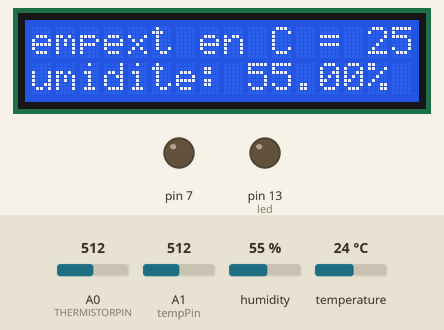
Simulated run of this sketch. Board: Arduino Uno, built with avr-gcc and run on an emulated ATmega328P. On the bench: 16×2 character LCD, output pins drawn as LEDs (lit = HIGH). Wiring (inferred from the names in the program): DHT11 sensor: data pin 8. The test bench sets the inputs (shaded band); at power-on: temperature 24 °C, A0 (THERMISTORPIN) = 512, humidity 55 %, A1 (tempPin) = 512. Pins used as bus, display or sensor lines are not drawn; what the sketch prints to the serial monitor is not drawn.

Above: at 3.3 s.
3.4 s: temperature set to 23.3 °C
At 15.31 s:
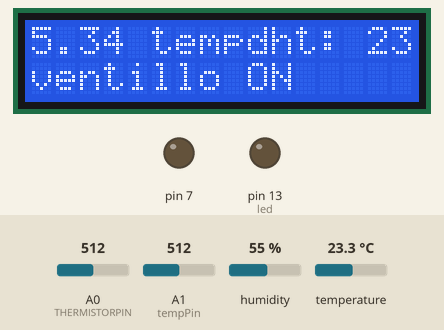
16.7 s: temperature set to 22.4 °C
At 21.86 s:
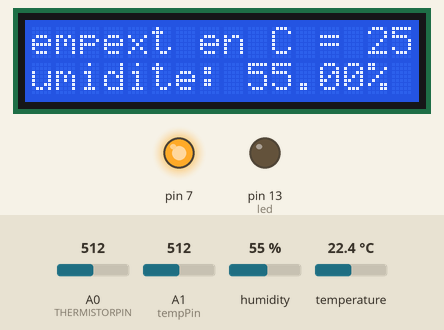
23.4 s: A0 (THERMISTORPIN) set to 716
At 28.0 s:
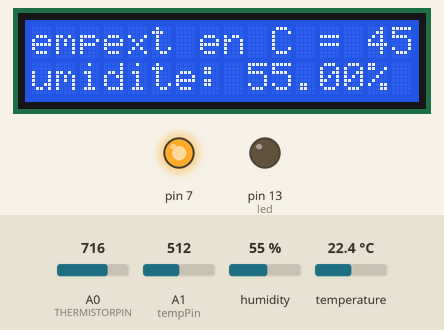
29.4 s: humidity set to 22 %
At 34.15 s:
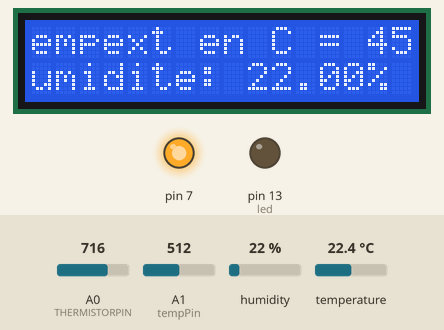
35.5 s: A0 (THERMISTORPIN) set to 992
At 40.3 s:
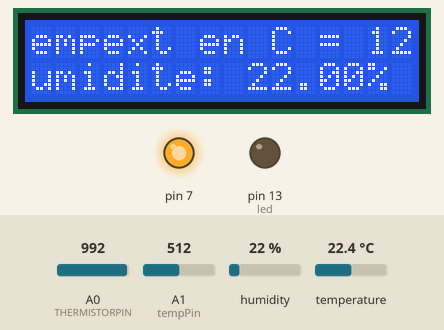
41.6 s: A0 (THERMISTORPIN) set to 306
At 46.45 s:
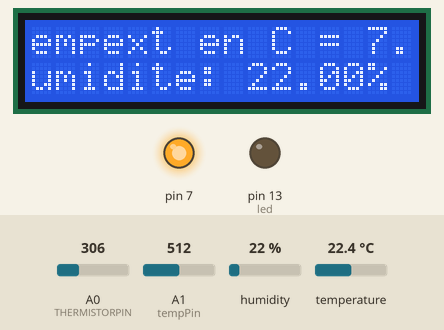
Timing chart, 0 to 48.0 s (numbered marks = the images above; inputs shaded):
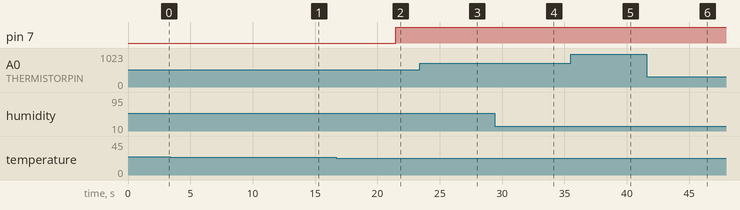

The sketch:

STATION.ino
```cpp
# include <math.h>
# include <LiquidCrystal.h>
#include <EEPROM.h>
#include "DHT.h"
#define SERIESRESISTOR 10000
#define THERMISTORPIN A0
#define DHTPIN 8     //pour connecté les pins digitales de la dht
LiquidCrystal lcd(12, 11, 5, 4, 3, 2);
#define DHTTYPE DHT11   // DHT 11


DHT dht(DHTPIN, DHTTYPE);

int led = 13; // LED connectée à la broche numérique 13
int resetPin = 1;
int led1 = 1;
int tempMin = 22;
int tempMax = 25;
int tempPin = A1;
int ventillo = 7;

double Thermistance( int val){ // formule de SteinhartHart

 double tempExt;
 tempExt = log(10000.0*((1024.0/val-1)));
 tempExt = 1 / (0.001113 + (0.000237 + (0.00000006957 * tempExt * tempExt ))* tempExt );
 tempExt = tempExt - 273.15;
 return tempExt;

}


void setup() {
  // s'execute une fois lorsque l'on appuie sur le reset  pinMode(ventillo, OUTPUT);  // initialise la broche numérique en sortie
  pinMode(led1,OUTPUT);
  pinMode(tempPin, INPUT); // en entré
  lcd.begin(16,2);
  dht.begin();
  digitalWrite(resetPin,HIGH);//(allume
  delay(200);
  pinMode(led,OUTPUT);
  pinMode(resetPin,OUTPUT);
  Serial.begin(9600);
  Serial.println("reset");
  delay(200);

}


void loop() {

float Valrecup;
 int nbr;
  double temp;
  int vaLum = analogRead(A1); // Mesure la tension sur la broche A1 pour la photoresistance.
 /* double max = -300.0; cette partie en commentaire est destinée à recupérer les température minimale et maximale après un reset.
  double min = 300.0;
  double maxEx= -300;
  double minEx= 300;*/
 /* Serial.println(EEPROM.read(0));
    Serial.println(EEPROM.read(10));*/
  //   lcd.clear();
   /*   Serial.println(EEPROM.read(20));
    Serial.println(EEPROM.read(30));
    delay(5000);
*/
  // temps d'attente entre deux mesures
  delay(2000);

//lecture de l' humidité
  float h = dht.readHumidity();
  //lecture de la temperature en celsuis
 float t = dht.readTemperature();
  /*if (t>max){ // récuperation des min et max pour l'intérieur
    max=t;
    EEPROM.write(0,max);

  }
  if(t<min){
    min=t;
     EEPROM.write(10,min);

  }*/

  Valrecup = analogRead(THERMISTORPIN);
  Serial.print("valeur analogique ");
  Serial.print(Valrecup);
  nbr=analogRead(0);
  temp=Thermistance(nbr);
  /*if (temp>maxEx){ // min et max pour la température de l'extérieur
    maxEx=temp;
    EEPROM.write(20,maxEx);

  }
  if(temp<minEx){
    minEx=temp;
     EEPROM.write(30,minEx);

  }

    */
  if(t>tempMin && t<tempMax)
  { // actionnement du ventillo entre 22 et 25 °
     digitalWrite(7, LOW);
     analogWrite(7,51);
     lcd.print("ventillo ON   ");
     delay(100);
  }
  else
  {
     digitalWrite(7, HIGH);
  }


 lcd.begin(16,2);

 delay(200);

 //defilement lcd;
  for (int positionlcd = 0; positionlcd < 16; positionlcd++) {
    // deflie vers la gauche
     lcd.setCursor(0,0);
     lcd.print("Tempext en C = ");
     lcd.print(temp);
     //lcd.print(" C");
     lcd.print(" tempdht: " );
     lcd.print(t);
     lcd.setCursor(0,1);
     lcd.print("humidite: " );
     lcd.print(h);
     lcd.print("%");
     lcd.scrollDisplayLeft();

    delay(200);
  }


  Serial.print("  Humidité: ");
  Serial.print(h);
  Serial.print(" %\t");
  Serial.print("Temperature: ");
  Serial.print(t);
  Serial.print(" *C ");
  Serial.print("TemperatureEXT: ");
  Serial.print(temp);
  Serial.print(" C");

/* digitalWrite(led,HIGH); permet d'actionner le reset
 Serial.println("on");
 delay(1000);
 digitalWrite(led,LOW);
 Serial.println("off");
 delay(1000);
 Serial.println("resetting");*/
  // Envoi la mesure au PC pour affichage et attends 250ms

  Serial.print(" Luminosité ambiante: ");
 Serial.println(vaLum);
 delay(250);


}
```

DHT.cpp
```cpp
// (licence header left out)
#include "DHT.h"

#define MIN_INTERVAL 2000

DHT::DHT(uint8_t pin, uint8_t type, uint8_t count) {
  _pin = pin;
  _type = type;
  #ifdef __AVR
    _bit = digitalPinToBitMask(pin);
    _port = digitalPinToPort(pin);
  #endif
  _maxcycles = microsecondsToClockCycles(1000);  // 1 millisecond timeout for
                                                 // reading pulses from DHT sensor.
  // Note that count is now ignored as the DHT reading algorithm adjusts itself
  // basd on the speed of the processor.
}

void DHT::begin(void) {
  // set up the pins!
  pinMode(_pin, INPUT_PULLUP);
  // Using this value makes sure that millis() - lastreadtime will be
  // >= MIN_INTERVAL right away. Note that this assignment wraps around,
  // but so will the subtraction.
  _lastreadtime = -MIN_INTERVAL;
  DEBUG_PRINT("Max clock cycles: "); DEBUG_PRINTLN(_maxcycles, DEC);
}

//boolean S == Scale.  True == Fahrenheit; False == Celcius
float DHT::readTemperature(bool S, bool force) {
  float f = NAN;

  if (read(force)) {
    switch (_type) {
    case DHT11:
      f = data[2];
      if(S) {
        f = convertCtoF(f);
      }
      break;
    case DHT22:
    case DHT21:
      f = data[2] & 0x7F;
      f *= 256;
      f += data[3];
      f *= 0.1;
      if (data[2] & 0x80) {
        f *= -1;
      }
      if(S) {
        f = convertCtoF(f);
      }
      break;
    }
  }
  return f;
}

float DHT::convertCtoF(float c) {
  return c * 1.8 + 32;
}

float DHT::convertFtoC(float f) {
  return (f - 32) * 0.55555;
}

float DHT::readHumidity(bool force) {
  float f = NAN;
  if (read()) {
    switch (_type) {
    case DHT11:
      f = data[0];
      break;
    case DHT22:
    case DHT21:
      f = data[0];
      f *= 256;
      f += data[1];
      f *= 0.1;
      break;
    }
  }
  return f;
}

//boolean isFahrenheit: True == Fahrenheit; False == Celcius
float DHT::computeHeatIndex(float temperature, float percentHumidity, bool isFahrenheit) {
  // Using both Rothfusz and Steadman's equations
  // http://www.wpc.ncep.noaa.gov/html/heatindex_equation.shtml
  float hi;

  if (!isFahrenheit)
    temperature = convertCtoF(temperature);

  hi = 0.5 * (temperature + 61.0 + ((temperature - 68.0) * 1.2) + (percentHumidity * 0.094));

  if (hi > 79) {
    hi = -42.379 +
             2.04901523 * temperature +
            10.14333127 * percentHumidity +
            -0.22475541 * temperature*percentHumidity +
            -0.00683783 * pow(temperature, 2) +
            -0.05481717 * pow(percentHumidity, 2) +
             0.00122874 * pow(temperature, 2) * percentHumidity +
             0.00085282 * temperature*pow(percentHumidity, 2) +
            -0.00000199 * pow(temperature, 2) * pow(percentHumidity, 2);

    if((percentHumidity < 13) && (temperature >= 80.0) && (temperature <= 112.0))
      hi -= ((13.0 - percentHumidity) * 0.25) * sqrt((17.0 - abs(temperature - 95.0)) * 0.05882);

    else if((percentHumidity > 85.0) && (temperature >= 80.0) && (temperature <= 87.0))
      hi += ((percentHumidity - 85.0) * 0.1) * ((87.0 - temperature) * 0.2);
  }

  return isFahrenheit ? hi : convertFtoC(hi);
}

boolean DHT::read(bool force) {
  // Check if sensor was read less than two seconds ago and return early
  // to use last reading.
  uint32_t currenttime = millis();
  if (!force && ((currenttime - _lastreadtime) < 2000)) {
    return _lastresult; // return last correct measurement
  }
  _lastreadtime = currenttime;

  // Reset 40 bits of received data to zero.
  data[0] = data[1] = data[2] = data[3] = data[4] = 0;

  // Send start signal.  See DHT datasheet for full signal diagram:
  //   http://www.adafruit.com/datasheets/Digital%20humidity%20and%20temperature%20sensor%20AM2302.pdf

  // Go into high impedence state to let pull-up raise data line level and
  // start the reading process.
  digitalWrite(_pin, HIGH);
  delay(250);

  // First set data line low for 20 milliseconds.
  pinMode(_pin, OUTPUT);
  digitalWrite(_pin, LOW);
  delay(20);

  uint32_t cycles[80];
  {
    // Turn off interrupts temporarily because the next sections are timing critical
    // and we don't want any interruptions.
    InterruptLock lock;

    // End the start signal by setting data line high for 40 microseconds.
    digitalWrite(_pin, HIGH);
    delayMicroseconds(40);

    // Now start reading the data line to get the value from the DHT sensor.
    pinMode(_pin, INPUT_PULLUP);
    delayMicroseconds(10);  // Delay a bit to let sensor pull data line low.

    // First expect a low signal for ~80 microseconds followed by a high signal
    // for ~80 microseconds again.
    if (expectPulse(LOW) == 0) {
      DEBUG_PRINTLN(F("Timeout waiting for start signal low pulse."));
      _lastresult = false;
      return _lastresult;
    }
    if (expectPulse(HIGH) == 0) {
      DEBUG_PRINTLN(F("Timeout waiting for start signal high pulse."));
      _lastresult = false;
      return _lastresult;
    }

    // Now read the 40 bits sent by the sensor.  Each bit is sent as a 50
    // microsecond low pulse followed by a variable length high pulse.  If the
    // high pulse is ~28 microseconds then it's a 0 and if it's ~70 microseconds
    // then it's a 1.  We measure the cycle count of the initial 50us low pulse
    // and use that to compare to the cycle count of the high pulse to determine
    // if the bit is a 0 (high state cycle count < low state cycle count), or a
    // 1 (high state cycle count > low state cycle count). Note that for speed all
    // the pulses are read into a array and then examined in a later step.
    for (int i=0; i<80; i+=2) {
      cycles[i]   = expectPulse(LOW);
      cycles[i+1] = expectPulse(HIGH);
    }
  } // Timing critical code is now complete.

  // Inspect pulses and determine which ones are 0 (high state cycle count < low
  // state cycle count), or 1 (high state cycle count > low state cycle count).
  for (int i=0; i<40; ++i) {
    uint32_t lowCycles  = cycles[2*i];
    uint32_t highCycles = cycles[2*i+1];
    if ((lowCycles == 0) || (highCycles == 0)) {
      DEBUG_PRINTLN(F("Timeout waiting for pulse."));
      _lastresult = false;
      return _lastresult;
    }
    data[i/8] <<= 1;
    // Now compare the low and high cycle times to see if the bit is a 0 or 1.
    if (highCycles > lowCycles) {
      // High cycles are greater than 50us low cycle count, must be a 1.
      data[i/8] |= 1;
    }
    // Else high cycles are less than (or equal to, a weird case) the 50us low
    // cycle count so this must be a zero.  Nothing needs to be changed in the
    // stored data.
  }

  DEBUG_PRINTLN(F("Received:"));
  DEBUG_PRINT(data[0], HEX); DEBUG_PRINT(F(", "));
  DEBUG_PRINT(data[1], HEX); DEBUG_PRINT(F(", "));
  DEBUG_PRINT(data[2], HEX); DEBUG_PRINT(F(", "));
  DEBUG_PRINT(data[3], HEX); DEBUG_PRINT(F(", "));
  DEBUG_PRINT(data[4], HEX); DEBUG_PRINT(F(" =? "));
  DEBUG_PRINTLN((data[0] + data[1] + data[2] + data[3]) & 0xFF, HEX);

  // Check we read 40 bits and that the checksum matches.
  if (data[4] == ((data[0] + data[1] + data[2] + data[3]) & 0xFF)) {
    _lastresult = true;
    return _lastresult;
  }
  else {
    DEBUG_PRINTLN(F("Checksum failure!"));
    _lastresult = false;
    return _lastresult;
  }
}

// Expect the signal line to be at the specified level for a period of time and
// return a count of loop cycles spent at that level (this cycle count can be
// used to compare the relative time of two pulses).  If more than a millisecond
// ellapses without the level changing then the call fails with a 0 response.
// This is adapted from Arduino's pulseInLong function (which is only available
// in the very latest IDE versions):
//   https://github.com/arduino/Arduino/blob/master/hardware/arduino/avr/cores/arduino/wiring_pulse.c
uint32_t DHT::expectPulse(bool level) {
  uint32_t count = 0;
  // On AVR platforms use direct GPIO port access as it's much faster and better
  // for catching pulses that are 10's of microseconds in length:
  #ifdef __AVR
    uint8_t portState = level ? _bit : 0;
    while ((*portInputRegister(_port) & _bit) == portState) {
      if (count++ >= _maxcycles) {
        return 0; // Exceeded timeout, fail.
      }
    }
  // Otherwise fall back to using digitalRead (this seems to be necessary on ESP8266
  // right now, perhaps bugs in direct port access functions?).
  #else
    while (digitalRead(_pin) == level) {
      if (count++ >= _maxcycles) {
        return 0; // Exceeded timeout, fail.
      }
    }
  #endif

  return count;
}
```

DHT.h
```cpp
// (licence header left out)
#ifndef DHT_H
#define DHT_H

#if ARDUINO >= 100
 #include "Arduino.h"
#else
 #include "WProgram.h"
#endif


// Uncomment to enable printing out nice debug messages.
//#define DHT_DEBUG

// Define where debug output will be printed.
#define DEBUG_PRINTER Serial

// Setup debug printing macros.
#ifdef DHT_DEBUG
  #define DEBUG_PRINT(...) { DEBUG_PRINTER.print(__VA_ARGS__); }
  #define DEBUG_PRINTLN(...) { DEBUG_PRINTER.println(__VA_ARGS__); }
#else
  #define DEBUG_PRINT(...) {}
  #define DEBUG_PRINTLN(...) {}
#endif

// Define types of sensors.
#define DHT11 11
#define DHT22 22
#define DHT21 21
#define AM2301 21


class DHT {
  public:
   DHT(uint8_t pin, uint8_t type, uint8_t count=6);
   void begin(void);
   float readTemperature(bool S=false, bool force=false);
   float convertCtoF(float);
   float convertFtoC(float);
   float computeHeatIndex(float temperature, float percentHumidity, bool isFahrenheit=true);
   float readHumidity(bool force=false);
   boolean read(bool force=false);

 private:
  uint8_t data[5];
  uint8_t _pin, _type;
  #ifdef __AVR
    // Use direct GPIO access on an 8-bit AVR so keep track of the port and bitmask
    // for the digital pin connected to the DHT.  Other platforms will use digitalRead.
    uint8_t _bit, _port;
  #endif
  uint32_t _lastreadtime, _maxcycles;
  bool _lastresult;

  uint32_t expectPulse(bool level);

};

class InterruptLock {
  public:
   InterruptLock() {
    noInterrupts();
   }
   ~InterruptLock() {
    interrupts();
   }

};

#endif
```

Measured:
- the behaviour switches between 23 and 22.9 °C on temperature (found by bisection; images 1 and 2)
- after the input at 16.7 s, pin 7: LOW → HIGH after 4.8 s
